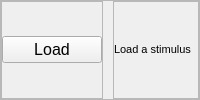
                        <widget class="QFrame" name="Chrolis_Load_frame">
                         <property name="frameShape">
                          <enum>QFrame::StyledPanel</enum>
                         </property>
                         <property name="frameShadow">
                          <enum>QFrame::Raised</enum>
                         </property>
                         <layout class="QHBoxLayout" name="horizontalLayout_15">
                          <property name="spacing">
                           <number>10</number>
                          </property>
                          <property name="leftMargin">
                           <number>0</number>
                          </property>
                          <property name="topMargin">
                           <number>0</number>
                          </property>
                          <property name="rightMargin">
                           <number>0</number>
                          </property>
                          <property name="bottomMargin">
                           <number>0</number>
                          </property>
                          <item>
                           <widget class="QFrame" name="Chrolis_Load_pushButton_frame">
                            <property name="maximumSize">
                             <size>
                              <width>125</width>
                              <height>16777215</height>
                             </size>
                            </property>
                            <property name="frameShape">
                             <enum>QFrame::StyledPanel</enum>
                            </property>
                            <property name="frameShadow">
                             <enum>QFrame::Raised</enum>
                            </property>
                            <layout class="QHBoxLayout" name="horizontalLayout_110">
                             <property name="spacing">
                              <number>0</number>
                             </property>
                             <property name="leftMargin">
                              <number>0</number>
                             </property>
                             <property name="topMargin">
                              <number>0</number>
                             </property>
                             <property name="rightMargin">
                              <number>0</number>
                             </property>
                             <property name="bottomMargin">
                              <number>0</number>
                             </property>
                             <item>
                              <widget class="QPushButton" name="Chrolis_Load_pushButton">
                               <property name="minimumSize">
                                <size>
                                 <width>100</width>
                                 <height>0</height>
                                </size>
                               </property>
                               <property name="maximumSize">
                                <size>
                                 <width>100</width>
                                 <height>16777215</height>
                                </size>
                               </property>
                               <property name="font">
                                <font>
                                 <pointsize>12</pointsize>
                                </font>
                               </property>
                               <property name="text">
                                <string>Load</string>
                               </property>
                               <property name="checkable">
                                <bool>true</bool>
                               </property>
                              </widget>
                             </item>
                            </layout>
                           </widget>
                          </item>
                          <item>
                           <widget class="QFrame" name="Chrolis_Stimulus_Label_frame">
                            <property name="frameShape">
                             <enum>QFrame::StyledPanel</enum>
                            </property>
                            <property name="frameShadow">
                             <enum>QFrame::Raised</enum>
                            </property>
                            <layout class="QHBoxLayout" name="horizontalLayout_111">
                             <property name="spacing">
                              <number>0</number>
                             </property>
                             <property name="leftMargin">
                              <number>0</number>
                             </property>
                             <property name="topMargin">
                              <number>0</number>
                             </property>
                             <property name="rightMargin">
                              <number>0</number>
                             </property>
                             <property name="bottomMargin">
                              <number>0</number>
                             </property>
                             <item>
                              <widget class="QLabel" name="Chrolis_Stimulus_Label">
                               <property name="minimumSize">
                                <size>
                                 <width>0</width>
                                 <height>25</height>
                                </size>
                               </property>
                               <property name="maximumSize">
                                <size>
                                 <width>275</width>
                                 <height>25</height>
                                </size>
                               </property>
                               <property name="font">
                                <font>
                                 <pointsize>8</pointsize>
                                </font>
                               </property>
                               <property name="text">
                                <string>Load a stimulus</string>
                               </property>
                               <property name="scaledContents">
                                <bool>true</bool>
                               </property>
                               <property name="wordWrap">
                                <bool>true</bool>
                               </property>
                              </widget>
                             </item>
                            </layout>
                           </widget>
                          </item>
                         </layout>
                        </widget>
